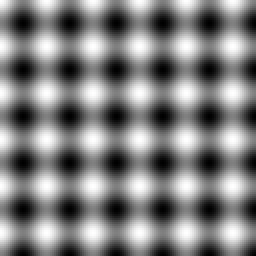
%> input picture Lab_12/im1.png, 128 x 128 px (shown 2 times larger)
$ octave Zad_1_a_moje_ver2.m   (GNU Octave 9; MATLAB toolbox functions it lacks are replaced by stand-ins)
%> lines starting %> are read from the running program, lines starting %| are printed output that depends on the picture
close all; clear all;

[x,cmap] = imread('im1.png');
%> x is the input picture: size 128x128 uint8; min 0, max 255, mean 127.5
%> cmap = []

figure;
imshow(x,cmap), title('im1.png'); % wyświetla obraz oryginalny

DCT2 = dct2(x);  % DCT2 oryginalnego obrazu
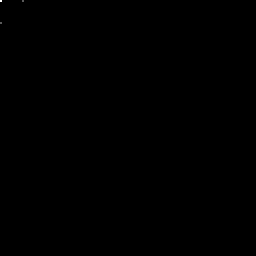
%> DCT2: size 128x128 double (shown 2 times larger); min -2.65, max 16320.4, mean 1.7; drawn with min black and max white
[rows_num,columns_num] = size(DCT2);
%> rows_num = 128; columns_num = 128

figure;
imshow(DCT2,cmap), title('im1.png - DCT2'); % wyświetlanie oryginalnego obrazu

IDCT2 = idct2(DCT2); % IDCT2 na wyniku transformacji DCT2

figure;
imshow(IDCT2,cmap), title('im1.png - IDCT2'); % odtyworzony obraz za pomocą IDCT2

DCT2_vector = DCT2(:);
DC_coefficient = DCT2_vector(1);
%> DC_coefficient = 16320.4
DCT2_vector = DCT2_vector(2:end);

fraction = 0.00001;
threshold = fraction * max(DCT2_vector);
%> threshold = 0.0577

significant_values_indexes = find(abs(DCT2_vector) > threshold); % indeksy wartości które przekraczają próg
%> significant_values_indexes = 7182 values from 1 to 16383
num_significant_values = length(significant_values_indexes) % liczba wartości które przekroczyły próg (wartości znaczących)
%> num_significant_values = 7182
half_num_significant_values = round(num_significant_values/2) % połowa liczby wartości znaczących
%> half_num_significant_values = 3591
indexes_to_zero = significant_values_indexes(randperm(num_significant_values,half_num_significant_values)); % wybór randowmowych indeksów

DCT2_vector(indexes_to_zero) = 0; % zerowanie wartości odpowiadajacych wylosowanym indeksom

DCT2_vector = [DC_coefficient; DCT2_vector];
DCT2_zeros = reshape(DCT2_vector,[rows_num,columns_num]);

figure;
imshow(DCT2_zeros,cmap), title('im1.png - DCT2 po zerowaniu');

IDCT2_zeros = idct2(DCT2_zeros);
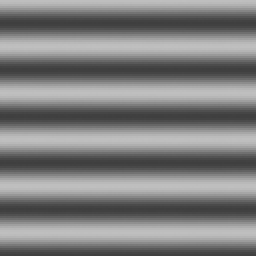
%> IDCT2_zeros: size 128x128 double (shown 2 times larger); min 63.28, max 191.8, mean 127.5

figure;
imshow(IDCT2_zeros,cmap); title('im1.png - IDCT2 po zerowaniu');

figure;
subplot(1,2,1);
imshow(IDCT2,cmap), title('im1.png - IDCT2');
subplot(1,2,2);
imshow(IDCT2_zeros,cmap), title('im1.png - IDCT2 po zerowaniu');

$ run again, with Lab_12/cameraman.png copied over Lab_12/im1.png
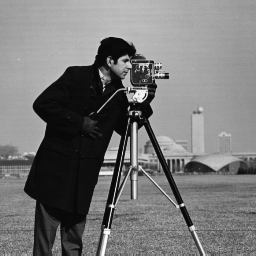
%> input picture Lab_12/cameraman.png, 256 x 256 px
%> x is the input picture: size 256x256 uint8; min 7, max 253, mean 118.7
%> cmap = []
%> `DCT2 = dct2(x);`:
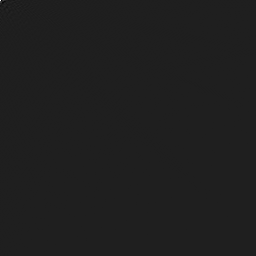
%> DCT2: size 256x256 double; min -4225.8, max 30393.5, mean 0.6; drawn with min black and max white
%> DC_coefficient = 30393.5
%> threshold = 0.0571
%> significant_values_indexes = 65250 values from 1 to 65535
%> num_significant_values = 65250
%> half_num_significant_values = 32625
%> `IDCT2_zeros = idct2(DCT2_zeros);`:
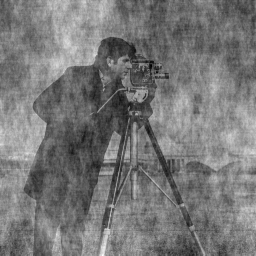
%> IDCT2_zeros: size 256x256 double; min -19.58, max 274.6, mean 118.7; drawn with min black and max white

$ run again, with Lab_12/goldhill512.png copied over Lab_12/im1.png
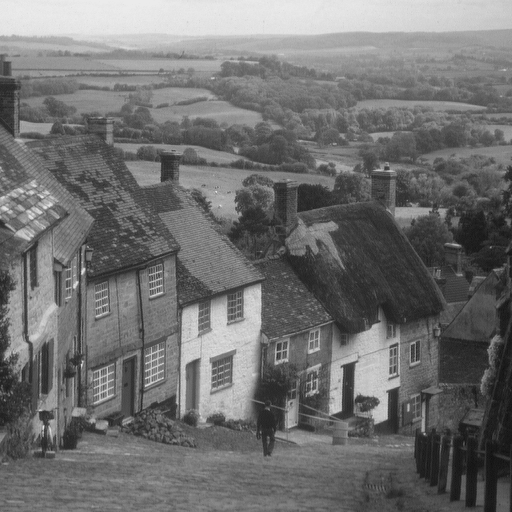
%> input picture Lab_12/goldhill512.png, 512 x 512 px
%> x is the input picture: size 512x512 uint8; min 16, max 235, mean 112.2
%> cmap = []
%> DC_coefficient = 57448.2
%> threshold = 0.104
%> significant_values_indexes = 258445 values from 1 to 262143
%> num_significant_values = 258445
%> half_num_significant_values = 129223
%> `IDCT2_zeros = idct2(DCT2_zeros);`:
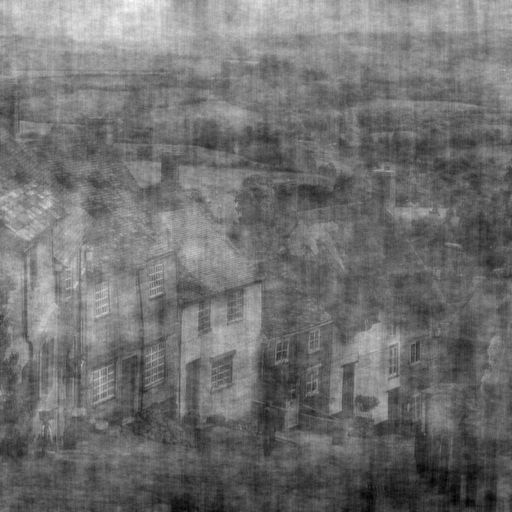
%> IDCT2_zeros: size 512x512 double; min -9.18, max 264.4, mean 112.2; drawn with min black and max white
